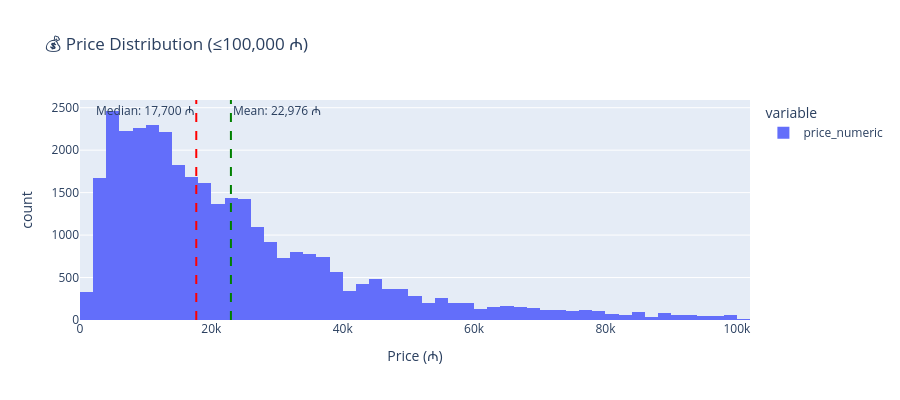

Here is the notebook cell this chart was saved with:
### Markdown cell above
## 4. Price Analysis

### Code cell
# Price distribution (filtering outliers for better visualization)
price_filtered = df[df["price_numeric"] <= 100000]["price_numeric"].dropna()
median_val = price_filtered.median()
mean_val = price_filtered.mean()

fig = px.histogram(
    price_filtered,
    nbins=50,
    title="💰 Price Distribution (≤100,000 ₼)",
    labels={"value": "Price (₼)", "count": "Number of Listings"},
)

fig.add_vline(
    x=median_val,
    line_dash="dash",
    line_color="red",
    annotation_text=f"Median: {median_val:,.0f} ₼",
    annotation_position="top left"
)

fig.add_vline(
    x=mean_val,
    line_dash="dash",
    line_color="green",
    annotation_text=f"Mean: {mean_val:,.0f} ₼",
    annotation_position="top right"
)

fig.update_layout(height=400)
fig.show()

### Figure 1 — Plotly figure (JSON) as saved in the notebook; plotly's stock layout.template omitted (floating-point values rounded to 4 significant figures; data arrays with more than 128 entries replaced by an {"elided": "..."} marker saying what was removed)
{"data": [{"bingroup": "x", "hovertemplate": "variable=price_numeric<br>Price (₼)=%{x}<br>count=%{y}<extra></extra>", "legendgroup": "price_numeric", "marker": {"color": "#636efa", "pattern": {"shape": ""}}, "name": "price_numeric", "nbinsx": 50, "orientation": "v", "showlegend": true, "type": "histogram", "x": {"elided": "33461 int values"}, "xaxis": "x", "yaxis": "y"}], "layout": {"annotations": [{"showarrow": false, "text": "Median: 17,700 ₼", "x": 17700, "xanchor": "right", "xref": "x", "y": 1, "yanchor": "top", "yref": "y domain"}, {"showarrow": false, "text": "Mean: 22,976 ₼", "x": 22980.0, "xanchor": "left", "xref": "x", "y": 1, "yanchor": "top", "yref": "y domain"}], "barmode": "relative", "height": 400, "legend": {"title": {"text": "variable"}, "tracegroupgap": 0}, "shapes": [{"line": {"color": "red", "dash": "dash"}, "type": "line", "x0": 17700, "x1": 17700, "xref": "x", "y0": 0, "y1": 1, "yref": "y domain"}, {"line": {"color": "green", "dash": "dash"}, "type": "line", "x0": 22980.0, "x1": 22980.0, "xref": "x", "y0": 0, "y1": 1, "yref": "y domain"}], "title": {"text": "💰 Price Distribution (≤100,000 ₼)"}, "xaxis": {"anchor": "y", "domain": [0, 1], "title": {"text": "Price (₼)"}}, "yaxis": {"anchor": "x", "domain": [0, 1], "title": {"text": "count"}}}}
